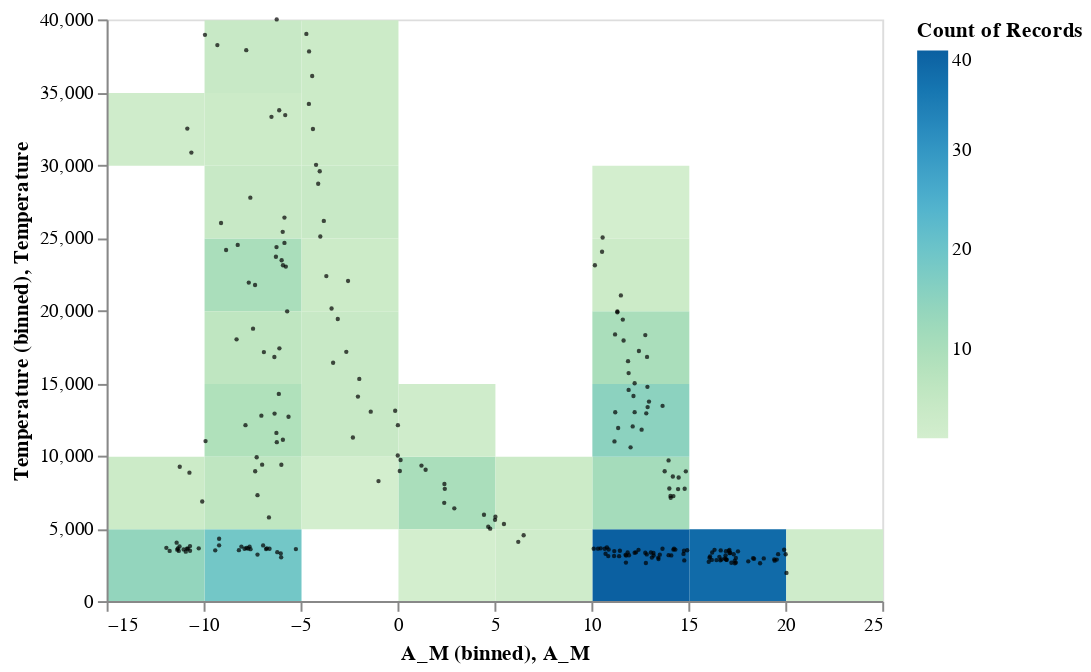

This figure's notebook cell:
### Markdown cell above
Here are a few observations from our plots

    1. Radius, luminosity and absolute magnitude seem to have a role in the type of star
    2. Radii and absolute magnitude seems to seperate the types better
    3. It seems that radii plays an integral role in determining the type of star
    4. Main sequence stars seem to have the widest spread

To further go off of points 2 and 3, it seems to make sense, especially if we refer to the Hertzsprung-Russell Diagram


In particular, the type of star may have some relationship to the equation:

    L = Area x Flux = 4πR^2σSBT^4
   
Let's do a little bit more diving before creating a model

### Code cell
heatmap = alt.Chart(stars).mark_rect().encode(
    alt.X('A_M:Q', bin = True),
    alt.Y('Temperature:Q', bin = True),
    alt.Color('count()', scale = alt.Scale(scheme = 'greenblue'))
)

points = alt.Chart(stars).mark_circle(
    color = 'black',
    size = 5,
).encode(
    x = 'A_M:Q',
    y = 'Temperature:Q',
)

heatmap + points

### Figure 1 — Vega-Lite specification as saved in the notebook (floating-point values rounded to 4 significant figures; data arrays with more than 128 entries replaced by an {"elided": "..."} marker saying what was removed)
{"config": {"view": {"continuousWidth": 400, "continuousHeight": 300}}, "layer": [{"mark": "rect", "encoding": {"color": {"type": "quantitative", "aggregate": "count", "scale": {"scheme": "greenblue"}}, "x": {"type": "quantitative", "bin": true, "field": "A_M"}, "y": {"type": "quantitative", "bin": true, "field": "Temperature"}}}, {"mark": {"type": "circle", "color": "black", "size": 5}, "encoding": {"x": {"type": "quantitative", "field": "A_M"}, "y": {"type": "quantitative", "field": "Temperature"}}}], "data": {"name": "data-0b2b078ed6022204f76450b2c670df72"}, "$schema": "https://vega.github.io/schema/vega-lite/v4.8.1.json", "datasets": {"data-0b2b078ed6022204f76450b2c670df72": {"elided": "240 records"}}}
